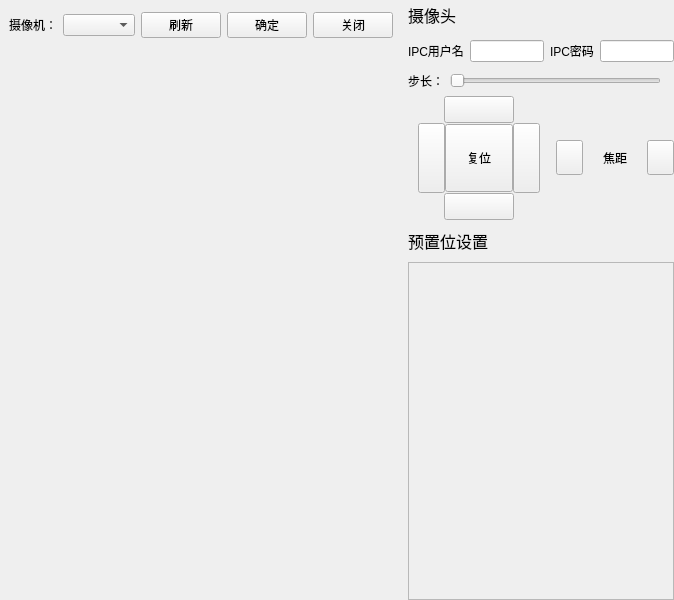
<?xml version="1.0" encoding="UTF-8"?>
<ui version="4.0">
 <class>frmptz</class>
 <widget class="QWidget" name="frmptz">
  <property name="geometry">
   <rect>
    <x>0</x>
    <y>0</y>
    <width>674</width>
    <height>600</height>
   </rect>
  </property>
  <property name="windowTitle">
   <string>Form</string>
  </property>
  <property name="styleSheet">
   <string notr="true"/>
  </property>
  <layout class="QVBoxLayout" name="verticalLayout_3">
   <property name="spacing">
    <number>0</number>
   </property>
   <property name="leftMargin">
    <number>0</number>
   </property>
   <property name="topMargin">
    <number>0</number>
   </property>
   <property name="rightMargin">
    <number>0</number>
   </property>
   <property name="bottomMargin">
    <number>0</number>
   </property>
   <item>
    <widget class="QWidget" name="widget_3" native="true">
     <layout class="QHBoxLayout" name="horizontalLayout_7">
      <property name="spacing">
       <number>6</number>
      </property>
      <property name="leftMargin">
       <number>0</number>
      </property>
      <property name="topMargin">
       <number>0</number>
      </property>
      <property name="rightMargin">
       <number>0</number>
      </property>
      <property name="bottomMargin">
       <number>0</number>
      </property>
      <item>
       <widget class="QWidget" name="widget_5" native="true">
        <layout class="QVBoxLayout" name="verticalLayout_2">
         <property name="spacing">
          <number>0</number>
         </property>
         <property name="leftMargin">
          <number>0</number>
         </property>
         <property name="topMargin">
          <number>0</number>
         </property>
         <property name="rightMargin">
          <number>0</number>
         </property>
         <property name="bottomMargin">
          <number>0</number>
         </property>
         <item>
          <widget class="QWidget" name="widget_4" native="true">
           <property name="minimumSize">
            <size>
             <width>0</width>
             <height>50</height>
            </size>
           </property>
           <property name="maximumSize">
            <size>
             <width>16777215</width>
             <height>50</height>
            </size>
           </property>
           <layout class="QHBoxLayout" name="horizontalLayout_8">
            <property name="topMargin">
             <number>0</number>
            </property>
            <property name="bottomMargin">
             <number>0</number>
            </property>
            <item>
             <widget class="QLabel" name="label_4">
              <property name="text">
               <string>摄像机：</string>
              </property>
             </widget>
            </item>
            <item>
             <widget class="QComboBox" name="comboBox"/>
            </item>
            <item>
             <widget class="QPushButton" name="pushButton">
              <property name="styleSheet">
               <string notr="true"/>
              </property>
              <property name="text">
               <string>刷新</string>
              </property>
             </widget>
            </item>
            <item>
             <widget class="QPushButton" name="btn_ques">
              <property name="styleSheet">
               <string notr="true"/>
              </property>
              <property name="text">
               <string>确定</string>
              </property>
             </widget>
            </item>
            <item>
             <widget class="QPushButton" name="btn_close">
              <property name="styleSheet">
               <string notr="true"/>
              </property>
              <property name="text">
               <string>关闭</string>
              </property>
             </widget>
            </item>
            <item>
             <spacer name="horizontalSpacer">
              <property name="orientation">
               <enum>Qt::Horizontal</enum>
              </property>
              <property name="sizeHint" stdset="0">
               <size>
                <width>40</width>
                <height>20</height>
               </size>
              </property>
             </spacer>
            </item>
           </layout>
          </widget>
         </item>
         <item>
          <widget class="FFmpegWidget" name="ptzvideo" native="true"/>
         </item>
        </layout>
       </widget>
      </item>
      <item>
       <widget class="QWidget" name="widget_CameraSet" native="true">
        <property name="maximumSize">
         <size>
          <width>10000</width>
          <height>16777215</height>
         </size>
        </property>
        <layout class="QVBoxLayout" name="verticalLayout">
         <property name="spacing">
          <number>6</number>
         </property>
         <property name="leftMargin">
          <number>0</number>
         </property>
         <property name="topMargin">
          <number>0</number>
         </property>
         <property name="rightMargin">
          <number>0</number>
         </property>
         <property name="bottomMargin">
          <number>0</number>
         </property>
         <item>
          <widget class="QWidget" name="widget_2" native="true">
           <layout class="QVBoxLayout" name="verticalLayout_5">
            <property name="spacing">
             <number>6</number>
            </property>
            <property name="leftMargin">
             <number>0</number>
            </property>
            <property name="topMargin">
             <number>0</number>
            </property>
            <property name="rightMargin">
             <number>0</number>
            </property>
            <property name="bottomMargin">
             <number>0</number>
            </property>
            <item>
             <widget class="QWidget" name="widget_12" native="true">
              <property name="minimumSize">
               <size>
                <width>0</width>
                <height>30</height>
               </size>
              </property>
              <layout class="QHBoxLayout" name="horizontalLayout_6">
               <property name="spacing">
                <number>0</number>
               </property>
               <property name="leftMargin">
                <number>0</number>
               </property>
               <property name="topMargin">
                <number>0</number>
               </property>
               <property name="rightMargin">
                <number>0</number>
               </property>
               <property name="bottomMargin">
                <number>0</number>
               </property>
               <item>
                <widget class="QLabel" name="label">
                 <property name="minimumSize">
                  <size>
                   <width>120</width>
                   <height>0</height>
                  </size>
                 </property>
                 <property name="font">
                  <font>
                   <pointsize>12</pointsize>
                  </font>
                 </property>
                 <property name="text">
                  <string>摄像头</string>
                 </property>
                </widget>
               </item>
               <item>
                <spacer name="horizontalSpacer_16">
                 <property name="orientation">
                  <enum>Qt::Horizontal</enum>
                 </property>
                 <property name="sizeHint" stdset="0">
                  <size>
                   <width>40</width>
                   <height>20</height>
                  </size>
                 </property>
                </spacer>
               </item>
              </layout>
             </widget>
            </item>
            <item>
             <widget class="QWidget" name="widget_13" native="true">
              <property name="minimumSize">
               <size>
                <width>0</width>
                <height>30</height>
               </size>
              </property>
              <layout class="QHBoxLayout" name="horizontalLayout_9">
               <property name="spacing">
                <number>6</number>
               </property>
               <property name="leftMargin">
                <number>0</number>
               </property>
               <property name="topMargin">
                <number>0</number>
               </property>
               <property name="rightMargin">
                <number>0</number>
               </property>
               <property name="bottomMargin">
                <number>0</number>
               </property>
               <item>
                <widget class="QLabel" name="label_5">
                 <property name="text">
                  <string>IPC用户名</string>
                 </property>
                </widget>
               </item>
               <item>
                <widget class="QLineEdit" name="lin_user">
                 <property name="minimumSize">
                  <size>
                   <width>0</width>
                   <height>0</height>
                  </size>
                 </property>
                 <property name="maximumSize">
                  <size>
                   <width>10000</width>
                   <height>16777215</height>
                  </size>
                 </property>
                 <property name="styleSheet">
                  <string notr="true"/>
                 </property>
                 <property name="text">
                  <string/>
                 </property>
                </widget>
               </item>
               <item>
                <widget class="QLabel" name="label_6">
                 <property name="text">
                  <string>IPC密码</string>
                 </property>
                </widget>
               </item>
               <item>
                <widget class="QLineEdit" name="lin_pass">
                 <property name="maximumSize">
                  <size>
                   <width>10000</width>
                   <height>16777215</height>
                  </size>
                 </property>
                 <property name="styleSheet">
                  <string notr="true"/>
                 </property>
                </widget>
               </item>
              </layout>
             </widget>
            </item>
            <item>
             <widget class="QWidget" name="widget_Step" native="true">
              <layout class="QHBoxLayout" name="horizontalLayout_10">
               <property name="leftMargin">
                <number>0</number>
               </property>
               <property name="topMargin">
                <number>0</number>
               </property>
               <property name="rightMargin">
                <number>0</number>
               </property>
               <property name="bottomMargin">
                <number>0</number>
               </property>
               <item>
                <widget class="QLabel" name="label_2">
                 <property name="text">
                  <string>步长：</string>
                 </property>
                </widget>
               </item>
               <item>
                <widget class="QSlider" name="slider_PtzStepValue">
                 <property name="orientation">
                  <enum>Qt::Horizontal</enum>
                 </property>
                </widget>
               </item>
               <item>
                <widget class="QLabel" name="label_StepValue">
                 <property name="text">
                  <string/>
                 </property>
                </widget>
               </item>
              </layout>
             </widget>
            </item>
            <item>
             <widget class="QWidget" name="widget_11" native="true">
              <layout class="QHBoxLayout" name="horizontalLayout_5">
               <property name="spacing">
                <number>6</number>
               </property>
               <property name="leftMargin">
                <number>0</number>
               </property>
               <property name="topMargin">
                <number>0</number>
               </property>
               <property name="rightMargin">
                <number>0</number>
               </property>
               <property name="bottomMargin">
                <number>0</number>
               </property>
               <item>
                <widget class="QWidget" name="widget_9" native="true">
                 <layout class="QVBoxLayout" name="verticalLayout_4">
                  <property name="spacing">
                   <number>0</number>
                  </property>
                  <property name="leftMargin">
                   <number>0</number>
                  </property>
                  <property name="topMargin">
                   <number>0</number>
                  </property>
                  <property name="rightMargin">
                   <number>0</number>
                  </property>
                  <property name="bottomMargin">
                   <number>0</number>
                  </property>
                  <item>
                   <widget class="QWidget" name="widget_6" native="true">
                    <property name="maximumSize">
                     <size>
                      <width>16777215</width>
                      <height>27</height>
                     </size>
                    </property>
                    <layout class="QHBoxLayout" name="horizontalLayout">
                     <property name="spacing">
                      <number>0</number>
                     </property>
                     <property name="leftMargin">
                      <number>0</number>
                     </property>
                     <property name="topMargin">
                      <number>0</number>
                     </property>
                     <property name="rightMargin">
                      <number>0</number>
                     </property>
                     <property name="bottomMargin">
                      <number>0</number>
                     </property>
                     <item>
                      <spacer name="horizontalSpacer_2">
                       <property name="orientation">
                        <enum>Qt::Horizontal</enum>
                       </property>
                       <property name="sizeHint" stdset="0">
                        <size>
                         <width>1</width>
                         <height>20</height>
                        </size>
                       </property>
                      </spacer>
                     </item>
                     <item>
                      <widget class="QPushButton" name="btn_shang">
                       <property name="minimumSize">
                        <size>
                         <width>70</width>
                         <height>27</height>
                        </size>
                       </property>
                       <property name="maximumSize">
                        <size>
                         <width>70</width>
                         <height>27</height>
                        </size>
                       </property>
                       <property name="styleSheet">
                        <string notr="true"/>
                       </property>
                       <property name="text">
                        <string/>
                       </property>
                      </widget>
                     </item>
                     <item>
                      <spacer name="horizontalSpacer_3">
                       <property name="orientation">
                        <enum>Qt::Horizontal</enum>
                       </property>
                       <property name="sizeHint" stdset="0">
                        <size>
                         <width>1</width>
                         <height>20</height>
                        </size>
                       </property>
                      </spacer>
                     </item>
                    </layout>
                   </widget>
                  </item>
                  <item>
                   <widget class="QWidget" name="widget_7" native="true">
                    <property name="minimumSize">
                     <size>
                      <width>0</width>
                      <height>70</height>
                     </size>
                    </property>
                    <property name="maximumSize">
                     <size>
                      <width>16777215</width>
                      <height>70</height>
                     </size>
                    </property>
                    <layout class="QHBoxLayout" name="horizontalLayout_2">
                     <property name="spacing">
                      <number>0</number>
                     </property>
                     <property name="leftMargin">
                      <number>0</number>
                     </property>
                     <property name="topMargin">
                      <number>0</number>
                     </property>
                     <property name="rightMargin">
                      <number>0</number>
                     </property>
                     <property name="bottomMargin">
                      <number>0</number>
                     </property>
                     <item>
                      <spacer name="horizontalSpacer_4">
                       <property name="orientation">
                        <enum>Qt::Horizontal</enum>
                       </property>
                       <property name="sizeHint" stdset="0">
                        <size>
                         <width>1</width>
                         <height>20</height>
                        </size>
                       </property>
                      </spacer>
                     </item>
                     <item>
                      <spacer name="horizontalSpacer_14">
                       <property name="orientation">
                        <enum>Qt::Horizontal</enum>
                       </property>
                       <property name="sizeHint" stdset="0">
                        <size>
                         <width>40</width>
                         <height>20</height>
                        </size>
                       </property>
                      </spacer>
                     </item>
                     <item>
                      <widget class="QPushButton" name="btnleft">
                       <property name="minimumSize">
                        <size>
                         <width>27</width>
                         <height>70</height>
                        </size>
                       </property>
                       <property name="maximumSize">
                        <size>
                         <width>27</width>
                         <height>70</height>
                        </size>
                       </property>
                       <property name="styleSheet">
                        <string notr="true"/>
                       </property>
                       <property name="text">
                        <string/>
                       </property>
                      </widget>
                     </item>
                     <item>
                      <spacer name="horizontalSpacer_5">
                       <property name="orientation">
                        <enum>Qt::Horizontal</enum>
                       </property>
                       <property name="sizeType">
                        <enum>QSizePolicy::Fixed</enum>
                       </property>
                       <property name="sizeHint" stdset="0">
                        <size>
                         <width>0</width>
                         <height>20</height>
                        </size>
                       </property>
                      </spacer>
                     </item>
                     <item>
                      <widget class="QPushButton" name="btn_gotohome">
                       <property name="minimumSize">
                        <size>
                         <width>68</width>
                         <height>68</height>
                        </size>
                       </property>
                       <property name="maximumSize">
                        <size>
                         <width>68</width>
                         <height>68</height>
                        </size>
                       </property>
                       <property name="styleSheet">
                        <string notr="true"/>
                       </property>
                       <property name="text">
                        <string>复位</string>
                       </property>
                      </widget>
                     </item>
                     <item>
                      <spacer name="horizontalSpacer_6">
                       <property name="orientation">
                        <enum>Qt::Horizontal</enum>
                       </property>
                       <property name="sizeType">
                        <enum>QSizePolicy::Fixed</enum>
                       </property>
                       <property name="sizeHint" stdset="0">
                        <size>
                         <width>0</width>
                         <height>20</height>
                        </size>
                       </property>
                      </spacer>
                     </item>
                     <item>
                      <widget class="QPushButton" name="btn_right">
                       <property name="minimumSize">
                        <size>
                         <width>27</width>
                         <height>70</height>
                        </size>
                       </property>
                       <property name="maximumSize">
                        <size>
                         <width>27</width>
                         <height>70</height>
                        </size>
                       </property>
                       <property name="styleSheet">
                        <string notr="true"/>
                       </property>
                       <property name="text">
                        <string/>
                       </property>
                      </widget>
                     </item>
                     <item>
                      <spacer name="horizontalSpacer_15">
                       <property name="orientation">
                        <enum>Qt::Horizontal</enum>
                       </property>
                       <property name="sizeHint" stdset="0">
                        <size>
                         <width>40</width>
                         <height>20</height>
                        </size>
                       </property>
                      </spacer>
                     </item>
                     <item>
                      <spacer name="horizontalSpacer_7">
                       <property name="orientation">
                        <enum>Qt::Horizontal</enum>
                       </property>
                       <property name="sizeHint" stdset="0">
                        <size>
                         <width>1</width>
                         <height>20</height>
                        </size>
                       </property>
                      </spacer>
                     </item>
                    </layout>
                   </widget>
                  </item>
                  <item>
                   <widget class="QWidget" name="widget_8" native="true">
                    <property name="maximumSize">
                     <size>
                      <width>16777215</width>
                      <height>27</height>
                     </size>
                    </property>
                    <layout class="QHBoxLayout" name="horizontalLayout_3">
                     <property name="spacing">
                      <number>0</number>
                     </property>
                     <property name="leftMargin">
                      <number>0</number>
                     </property>
                     <property name="topMargin">
                      <number>0</number>
                     </property>
                     <property name="rightMargin">
                      <number>0</number>
                     </property>
                     <property name="bottomMargin">
                      <number>0</number>
                     </property>
                     <item>
                      <spacer name="horizontalSpacer_8">
                       <property name="orientation">
                        <enum>Qt::Horizontal</enum>
                       </property>
                       <property name="sizeHint" stdset="0">
                        <size>
                         <width>1</width>
                         <height>20</height>
                        </size>
                       </property>
                      </spacer>
                     </item>
                     <item>
                      <widget class="QPushButton" name="btn_down">
                       <property name="minimumSize">
                        <size>
                         <width>70</width>
                         <height>27</height>
                        </size>
                       </property>
                       <property name="maximumSize">
                        <size>
                         <width>70</width>
                         <height>27</height>
                        </size>
                       </property>
                       <property name="styleSheet">
                        <string notr="true"/>
                       </property>
                       <property name="text">
                        <string/>
                       </property>
                      </widget>
                     </item>
                     <item>
                      <spacer name="horizontalSpacer_9">
                       <property name="orientation">
                        <enum>Qt::Horizontal</enum>
                       </property>
                       <property name="sizeHint" stdset="0">
                        <size>
                         <width>1</width>
                         <height>20</height>
                        </size>
                       </property>
                      </spacer>
                     </item>
                    </layout>
                   </widget>
                  </item>
                 </layout>
                </widget>
               </item>
               <item>
                <widget class="QWidget" name="widget_10" native="true">
                 <layout class="QHBoxLayout" name="horizontalLayout_4">
                  <property name="spacing">
                   <number>0</number>
                  </property>
                  <property name="leftMargin">
                   <number>0</number>
                  </property>
                  <property name="topMargin">
                   <number>0</number>
                  </property>
                  <property name="rightMargin">
                   <number>0</number>
                  </property>
                  <property name="bottomMargin">
                   <number>0</number>
                  </property>
                  <item>
                   <spacer name="horizontalSpacer_10">
                    <property name="orientation">
                     <enum>Qt::Horizontal</enum>
                    </property>
                    <property name="sizeHint" stdset="0">
                     <size>
                      <width>1</width>
                      <height>20</height>
                     </size>
                    </property>
                   </spacer>
                  </item>
                  <item>
                   <widget class="QPushButton" name="btn_suoxiao">
                    <property name="minimumSize">
                     <size>
                      <width>27</width>
                      <height>35</height>
                     </size>
                    </property>
                    <property name="maximumSize">
                     <size>
                      <width>27</width>
                      <height>35</height>
                     </size>
                    </property>
                    <property name="styleSheet">
                     <string notr="true"/>
                    </property>
                    <property name="text">
                     <string/>
                    </property>
                   </widget>
                  </item>
                  <item>
                   <spacer name="horizontalSpacer_12">
                    <property name="orientation">
                     <enum>Qt::Horizontal</enum>
                    </property>
                    <property name="sizeType">
                     <enum>QSizePolicy::Fixed</enum>
                    </property>
                    <property name="sizeHint" stdset="0">
                     <size>
                      <width>20</width>
                      <height>20</height>
                     </size>
                    </property>
                   </spacer>
                  </item>
                  <item>
                   <widget class="QLabel" name="label_7">
                    <property name="text">
                     <string>焦距</string>
                    </property>
                    <property name="alignment">
                     <set>Qt::AlignCenter</set>
                    </property>
                   </widget>
                  </item>
                  <item>
                   <spacer name="horizontalSpacer_13">
                    <property name="orientation">
                     <enum>Qt::Horizontal</enum>
                    </property>
                    <property name="sizeType">
                     <enum>QSizePolicy::Fixed</enum>
                    </property>
                    <property name="sizeHint" stdset="0">
                     <size>
                      <width>20</width>
                      <height>20</height>
                     </size>
                    </property>
                   </spacer>
                  </item>
                  <item>
                   <widget class="QPushButton" name="btn_fangda">
                    <property name="minimumSize">
                     <size>
                      <width>27</width>
                      <height>35</height>
                     </size>
                    </property>
                    <property name="maximumSize">
                     <size>
                      <width>27</width>
                      <height>35</height>
                     </size>
                    </property>
                    <property name="styleSheet">
                     <string notr="true"/>
                    </property>
                    <property name="text">
                     <string/>
                    </property>
                   </widget>
                  </item>
                  <item>
                   <spacer name="horizontalSpacer_11">
                    <property name="orientation">
                     <enum>Qt::Horizontal</enum>
                    </property>
                    <property name="sizeHint" stdset="0">
                     <size>
                      <width>1</width>
                      <height>20</height>
                     </size>
                    </property>
                   </spacer>
                  </item>
                 </layout>
                </widget>
               </item>
              </layout>
             </widget>
            </item>
           </layout>
          </widget>
         </item>
         <item>
          <widget class="QLabel" name="label_3">
           <property name="minimumSize">
            <size>
             <width>0</width>
             <height>30</height>
            </size>
           </property>
           <property name="maximumSize">
            <size>
             <width>16777215</width>
             <height>30</height>
            </size>
           </property>
           <property name="font">
            <font>
             <pointsize>12</pointsize>
            </font>
           </property>
           <property name="text">
            <string>预置位设置</string>
           </property>
          </widget>
         </item>
         <item>
          <widget class="QWidget" name="widget_14" native="true">
           <layout class="QVBoxLayout" name="verticalLayout_7">
            <property name="spacing">
             <number>0</number>
            </property>
            <property name="leftMargin">
             <number>0</number>
            </property>
            <property name="topMargin">
             <number>0</number>
            </property>
            <property name="rightMargin">
             <number>0</number>
            </property>
            <property name="bottomMargin">
             <number>0</number>
            </property>
            <item>
             <widget class="QScrollArea" name="scrollArea">
              <property name="widgetResizable">
               <bool>true</bool>
              </property>
              <widget class="QWidget" name="scrollAreaWidgetContents">
               <property name="geometry">
                <rect>
                 <x>0</x>
                 <y>0</y>
                 <width>276</width>
                 <height>332</height>
                </rect>
               </property>
               <layout class="QVBoxLayout" name="verticalLayout_6">
                <property name="spacing">
                 <number>0</number>
                </property>
                <property name="leftMargin">
                 <number>0</number>
                </property>
                <property name="topMargin">
                 <number>0</number>
                </property>
                <property name="rightMargin">
                 <number>0</number>
                </property>
                <property name="bottomMargin">
                 <number>0</number>
                </property>
                <item>
                 <layout class="QGridLayout" name="gridLayout" rowstretch="0" columnstretch="0" rowminimumheight="0" columnminimumwidth="0">
                  <property name="leftMargin">
                   <number>0</number>
                  </property>
                  <property name="topMargin">
                   <number>0</number>
                  </property>
                  <property name="rightMargin">
                   <number>0</number>
                  </property>
                  <property name="bottomMargin">
                   <number>0</number>
                  </property>
                  <property name="spacing">
                   <number>9</number>
                  </property>
                 </layout>
                </item>
               </layout>
              </widget>
             </widget>
            </item>
           </layout>
          </widget>
         </item>
        </layout>
       </widget>
      </item>
     </layout>
    </widget>
   </item>
  </layout>
 </widget>
 <customwidgets>
  <customwidget>
   <class>FFmpegWidget</class>
   <extends>QWidget</extends>
   <header location="global">ffmpeg.h</header>
   <container>1</container>
  </customwidget>
 </customwidgets>
 <resources/>
 <connections/>
</ui>
